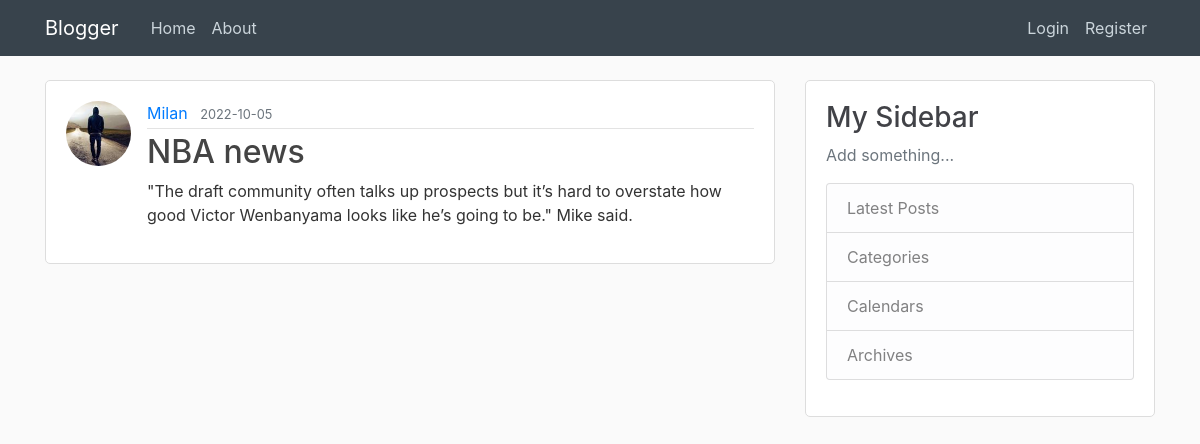
The app's page /post/19 with its own data.
### blogger/models.py (models this page shows, shortened)
class User(db.Model, UserMixin):
    id = db.Column(db.Integer, primary_key=True)
    username = db.Column(db.String(20), unique=True, nullable=False)
    email = db.Column(db.String(120), unique=True, nullable=False)
    image_file = db.Column(db.String(20), nullable=False, default='default.jpg')
    password = db.Column(db.String(60), nullable=False)
    posts = db.relationship('Post', backref='author', lazy=True)

class Post(db.Model):
    id = db.Column(db.Integer, primary_key=True)
    title = db.Column(db.String(100), nullable=False)
    date_posted = db.Column(db.DateTime, nullable=False, default=datetime.utcnow)
    content = db.Column(db.Text, nullable=False)
    user_id = db.Column(db.Integer, db.ForeignKey('user.id'), nullable=False)

### blogger/posts/routes.py (the view)
@bp.route("/post/<int:post_id>")
def post(post_id):
    post = Post.query.get_or_404(post_id)
    return render_template('post.html', title=post.title, post=post)

### blogger/templates/post.html (shortened to what this page needs)
{% extends 'layout.html' %}
{% block content %}
    <article class="media content-section">
        <img class="rounded-circle article-img" src="{{ url_for('static', filename='profile_pics/' + post.author.image_file) }}">
        <div class="media-body">
            <div class="article-metadata">
                <a class="mr-2" href="{{ url_for('users.user_posts', username=post.author.username) }}">{{ post.author.username }}</a>
                <small class="text-muted">{{ post.date_posted.strftime('%Y-%m-%d') }}</small>
            </div>
            <h2 class="article-title">{{ post.title }}</h2>
            <p class="article-content">{{ post.content }}</p>
        </div>
    </article>
{% endblock %}

### blogger/static/main.css (style rules this page uses)
body { background: #fafafa; color: #333333; margin-top: 5rem; }
h1, h2, h3, h4, h5, h6 { color: #414247; }
.content-section { background: #ffffff; padding: 20px 20px; border: 1px solid #dddddd; border-radius: 5px; margin-bottom: 20px; }
.article-title { color: #444444; }
.article-content { white-space: pre-line; }
.article-img { height: 65px; width: 65px; margin-right: 16px; }
.article-metadata { padding-bottom: 3px; margin-bottom: 4px; border-bottom: 1px solid #e3e3e3 }

### records on screen
User: image_file (picture), author.username "Milan"
Post: date_posted "2022-10-05", title "NBA news", content "\"The draft community often talks up prospects but it’s hard to overstate how good Victor Wenbanyama looks like he’s going to be.\" Mike said."
